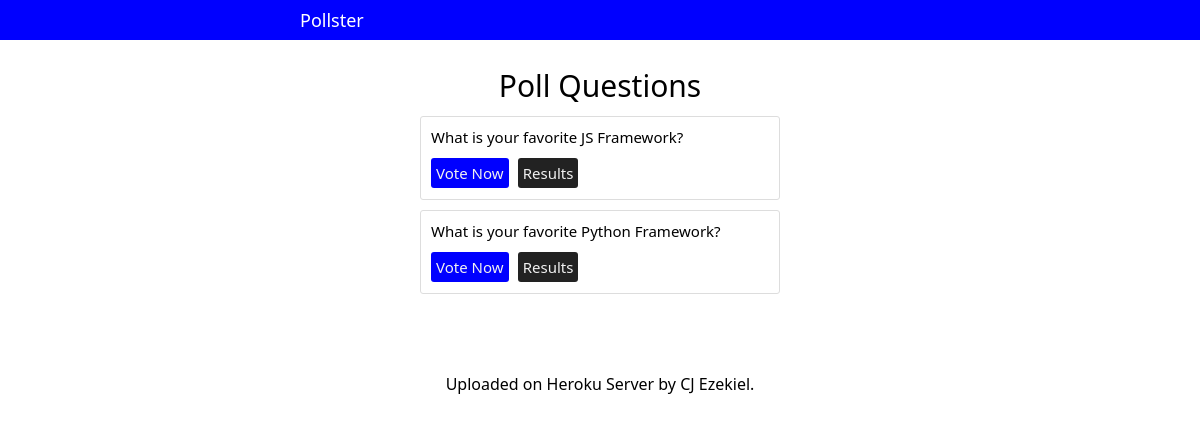
Screenshot of /polls/ with the database file from the repository.
### polls/models.py (models this page shows, shortened)
class Question(models.Model):
    question_text = models.CharField(max_length=200)
    pub_date = models.DateTimeField('date published')

### polls/views.py (the view)
# urls.py: path('', views.index, name='index')
def index(request):
    latest_question_list = Question.objects.order_by('-pub_date')[:5]
    context = {
        'latest_question_list': latest_question_list
    }
    return render(request, 'polls/index.html', context)

### templates/polls/index.html
{% extends "base.html" %}
{% block content %}
    <div class="questions">
        <h3>Poll Questions</h3>
            {% if latest_question_list %}
                {% for question in latest_question_list  %}
                    <div class="question">
                        <div class="text">{{ question.question_text }}</div>
                        <div class="vote-result">
                            <a href="{% url 'polls:detail' question.id %}" class="now">Vote Now</a>
                            <a href="{% url 'polls:results' question.id %}" class="result">Results</a>
                        </div>
                    </div>
                {% endfor %}
            {% else %}
                <div>No questions available</div>
            {% endif %}
    </div>
{% endblock %}

### templates/base.html (style rules this page uses)
* { padding: 0; margin: 0; box-sizing: border-box; }
html, body { box-sizing: border-box; background-color: #fff; color: #000; font-family: 'Segoe UI', Tahoma, Geneva, Verdana, sans-serif; }
.questions { width: 30%; margin: auto; display: flex; flex-direction: column; justify-content: center; align-items: center; padding: 10px 0px; box-sizing: border-box; }
.questions h3 { font-size: 30px; font-weight: normal; margin-bottom: 5px; }
.questions .question { border: 1px solid #ddd; border-radius: 3px; width: 100%; padding: 10px; box-sizing: border-box; margin: 5px 0px; }
.questions .question .text { font-size: 15px; }
.questions .question .vote-result { margin-top: 15px; margin-bottom: 5px; }
.questions .question .now, .result { font-size: 15px; text-decoration: none; color: #f1f1f1; padding: 5px; border-radius: 3px; margin-right: 5px; }
.questions .question .now { background-color: blue; }
.questions .question .result { background-color: #222; }

### rows the page displays
Question: question_text "What is your favorite JS Framework?"
Question: question_text "What is your favorite Python Framework?"
